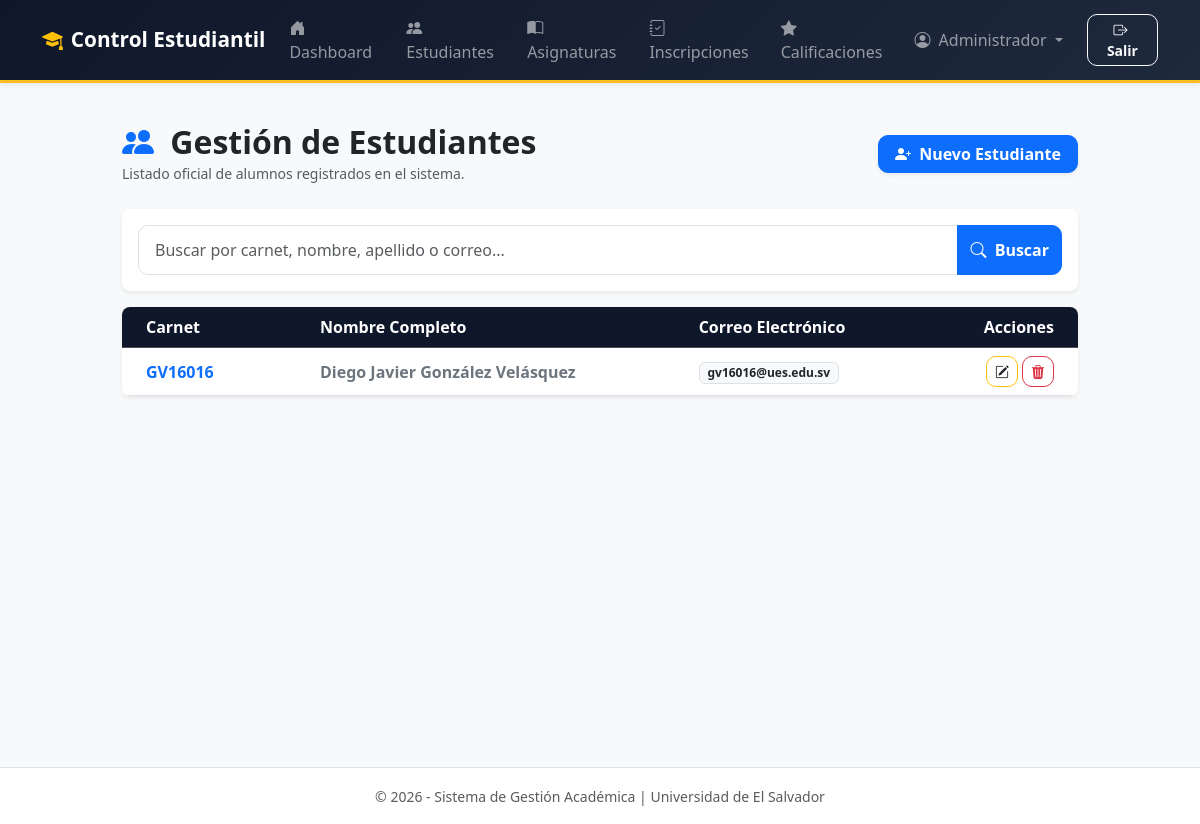
/estudiantes/ (signed in), run on an earlier commit of the app's database.
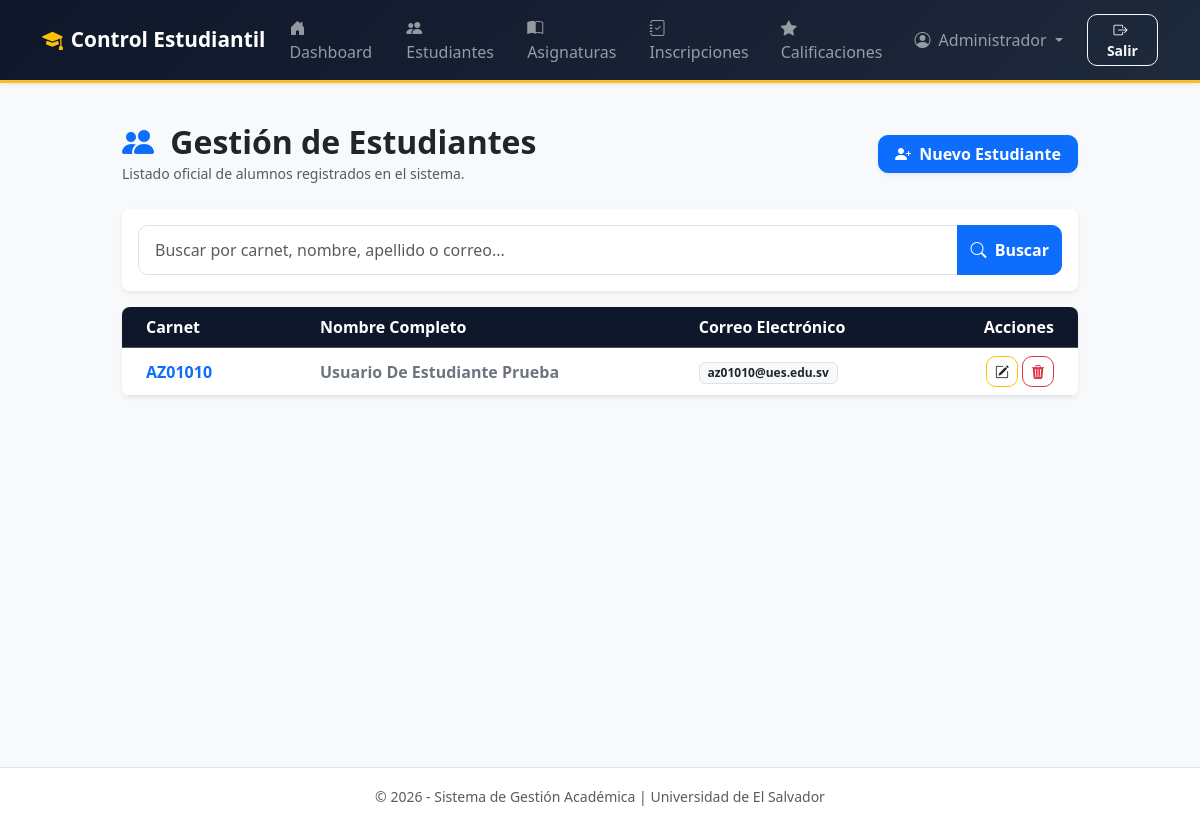
And on a later commit of the database.
### app/models/usuario.py (models this page shows)
class Usuario(db.Model, UserMixin):
    __tablename__ = 'usuarios'
    id = db.Column(
        db.Integer,
        primary_key=True
    )
    nombre = db.Column(
        db.String(100),
        nullable=False
    )
    correo = db.Column(
        db.String(120),
        nullable=False,
        unique=True
    )
    password = db.Column(
        db.String(255),
        nullable=False
    )
    activo = db.Column(
        db.Boolean,
        default=True
    )
    rol_id = db.Column(
        db.Integer,
        db.ForeignKey('roles.id'),
        nullable=False
    )
    estudiante = db.relationship(
        'Estudiante',
        backref='usuario',
        uselist=False
    )

### app/models/estudiante.py (models this page shows, shortened)
class Estudiante(db.Model):
    __tablename__ = 'estudiantes'
    id = db.Column(
        db.Integer,
        primary_key=True
    )
    carnet = db.Column(
        db.String(20),
        nullable=False,
        unique=True
    )
    nombres = db.Column(
        db.String(100),
        nullable=False
    )
    apellidos = db.Column(
        db.String(100),
        nullable=False
    )
    correo = db.Column(
        db.String(120),
        nullable=False,
        unique=True
    )
    usuario_id = db.Column(
        db.Integer,
        db.ForeignKey('usuarios.id'),
        nullable=True,
        unique=True
    )

### app/controllers/estudiante_controller.py (the view, shortened to what this page needs)
@estudiantes_bp.route('/')
@login_required
@rol_requerido(
    "Administrador",
    "Docente"
)
def lista():
    form = EstudianteForm()
    busqueda = request.args.get(
        'buscar',
        ''
    ).strip()
    estudiantes_query = Estudiante.query
    estudiantes = estudiantes_query.order_by(
        Estudiante.apellidos.asc()
    ).all()
    return render_template(
        'estudiantes/lista.html',
        estudiantes=estudiantes,
        form=form,
        busqueda=busqueda
    )

### app/forms/estudiante_form.py
class EstudianteForm(FlaskForm):
    carnet = StringField('Carnet', validators=[
        DataRequired(message="El carnet es obligatorio."),
        Length(min=3, max=20, message="El carnet debe tener entre 3 y 20 caracteres.")
    ])
    nombres = StringField('Nombres', validators=[
        DataRequired(message="Los nombres son obligatorios."),
        Length(max=100)
    ])
    apellidos = StringField('Apellidos', validators=[
        DataRequired(message="Los apellidos son obligatorios."),
        Length(max=100)
    ])
    correo = StringField('Correo Electrónico', validators=[
        DataRequired(message="El correo es obligatorio."),
        Email(message="Ingresa un correo electrónico válido."),
        Length(max=120)
    ])
    submit = SubmitField('Guardar Estudiante')

### app/controllers/permisos.py (called while the page is built, shortened)
def rol_requerido(*roles_permitidos):
    def decorador(func):
        @wraps(func)
        def envoltura(*args, **kwargs):
            return func(*args, **kwargs)
        return envoltura
    return decorador

### app/templates/estudiantes/lista.html (shortened to what this page needs)
{% extends "base.html" %}
{% block content %}
<div class="row justify-content-center">
    <div class="col-md-10">
        <div class="d-flex justify-content-between align-items-center mb-4">
            <div>
                <h2 class="fw-bold text-dark m-0">
                    <i class="bi bi-people-fill text-primary me-2"></i>
                    Gestión de Estudiantes
                </h2>
                <small class="text-muted">
                    Listado oficial de alumnos registrados en el sistema.
                </small>
            </div>
            {% if current_user.rol.nombre == 'Administrador' %}
            <button
                type="button"
                class="btn btn-primary shadow-sm fw-bold px-3"
                data-bs-toggle="modal"
                data-bs-target="#modalEstudiante">
                <i class="bi bi-person-plus-fill me-1"></i>
                Nuevo Estudiante
            </button>
            {% endif %}
        </div>
        <div class="card shadow-sm border-0 rounded-3 mb-3">
            <div class="card-body">
                <form
                    method="GET"
                    action="{{ url_for('estudiantes.lista') }}">
                    <div class="input-group">
                        <input
                            type="text"
                            name="buscar"
                            class="form-control"
                            placeholder="Buscar por carnet, nombre, apellido o correo..."
                            value="{{ busqueda }}">
                        <button
                            class="btn btn-primary"
                            type="submit">
                            <i class="bi bi-search me-1"></i>
                            Buscar
                        </button>
                    </div>
                </form>
            </div>
        </div>
        <div class="card shadow-sm border-0 rounded-3 overflow-hidden">
            <div class="card-body p-0">
                <div class="table-responsive">
                    <table class="table table-hover align-middle mb-0">
                        <thead class="table-dark">
                            <tr>
                                <th class="ps-4" style="width: 20%;">
                                    Carnet
                                </th>
                                <th style="width: 40%;">
                                    Nombre Completo
                                </th>
                                <th style="width: 30%;">
                                    Correo Electrónico
                                </th>
                                <th
                                    class="text-end pe-4"
                                    style="width: 10%;">
                                    Acciones
                                </th>
                            </tr>
                        </thead>
                        <tbody>
                            {% if estudiantes %}
                                {% for est in estudiantes %}
                                <tr>
                                    <td class="ps-4 fw-semibold text-primary">
                                        {{ est.carnet }}
                                    </td>
                                    <td class="fw-bold text-secondary">
                                        {{ est.nombres }}
                                        {{ est.apellidos }}
                                    </td>
                                    <td>
                                        <span class="badge bg-light text-dark border">
                                            {{ est.correo }}
                                        </span>
                                    </td>
                                    <td class="text-end pe-4">
                                        {% if current_user.rol.nombre == 'Administrador' %}
                                        <div class="d-flex justify-content-end gap-1">
                                            <a
                                                href="{{ url_for('estudiantes.editar', id=est.id) }}"
                                                class="btn btn-sm btn-outline-warning"
                                                title="Editar Estudiante">
                                                <i class="bi bi-pencil-square text-dark"></i>
                                            </a>
                                            <form
                                                action="{{ url_for('estudiantes.eliminar', id=est.id) }}"
                                                method="POST"
                                                class="d-inline"
                                                onsubmit="return confirm('¿Estás seguro de eliminar a este estudiante?');">
                                                <button
                                                    type="submit"
                                                    class="btn btn-sm btn-outline-danger"
                                                    title="Eliminar">
                                                    <i class="bi bi-trash3-fill"></i>
                                                </button>
                                            </form>
                                        </div>
                                        {% else %}
                                        <span class="text-muted small">
                                            Solo lectura
                                        </span>
                                        {% endif %}
                                    </td>
                                </tr>
                                {% endfor %}
                            {% endif %}
                        </tbody>
                    </table>
                </div>
            </div>
        </div>
    </div>
</div>
{% endblock %}

### app/templates/base.html (shortened to what this page needs)
<!DOCTYPE html>
<html lang="es">
<head>
    <link href="https://cdn.jsdelivr.net/npm/bootstrap@5.3.3/dist/css/bootstrap.min.css"
          rel="stylesheet">
    <link href="https://cdn.jsdelivr.net/npm/bootstrap-icons@1.10.5/font/bootstrap-icons.css"
          rel="stylesheet">
    <link rel="stylesheet"
          href="{{ url_for('static', filename='styles.css') }}?v=5.0">
</head>
<body class="d-flex flex-column min-vh-100 bg-light">
    <nav class="navbar navbar-expand-lg navbar-dark bg-dark shadow-sm">
        <div class="container">
            <a class="navbar-brand d-flex align-items-center"
               href="{{ url_for('auth.dashboard') if current_user.is_authenticated else url_for('auth.login') }}">
                <i class="bi bi-mortarboard-fill me-2 text-warning"></i>
                <strong>Control Estudiantil</strong>
            </a>
            <div class="collapse navbar-collapse" id="navbarNav">
                <ul class="navbar-nav ms-auto align-items-center">
                    {% if current_user.is_authenticated %}
                        <li class="nav-item me-3">
                            <a class="nav-link"
                               href="{{ url_for('auth.dashboard') }}">
                                <i class="bi bi-house-door-fill me-1"></i>
                                Dashboard
                            </a>
                        </li>
                        {% if current_user.rol.nombre in ['Administrador', 'Docente'] %}
                            <li class="nav-item me-3">
                                <a class="nav-link"
                                   href="{{ url_for('estudiantes.lista') }}">
                                    <i class="bi bi-people-fill me-1"></i>
                                    Estudiantes
                                </a>
                            </li>
                            <li class="nav-item me-3">
                                <a class="nav-link"
                                   href="{{ url_for('asignaturas.lista') }}">
                                    <i class="bi bi-book-half me-1"></i>
                                    Asignaturas
                                </a>
                            </li>
                            <li class="nav-item me-3">
                                <a class="nav-link"
                                   href="{{ url_for('inscripciones.lista') }}">
                                    <i class="bi bi-journal-check me-1"></i>
                                    Inscripciones
                                </a>
                            </li>
                            <li class="nav-item me-3">
                                <a class="nav-link"
                                   href="{{ url_for('calificaciones.lista') }}">
                                    <i class="bi bi-star-fill me-1"></i>
                                    Calificaciones
                                </a>
                            </li>
                        {% endif %}
                        <li class="nav-item dropdown me-3">
                            <a class="nav-link dropdown-toggle"
                               href="#"
                               role="button"
                               data-bs-toggle="dropdown">
                                <i class="bi bi-person-circle me-1"></i>
                                {{ current_user.nombre }}
                            </a>
                        </li>
                        <li class="nav-item">
                            <a class="btn btn-outline-light btn-sm px-3"
                               href="{{ url_for('auth.logout') }}">
                                <i class="bi bi-box-arrow-right me-1"></i>
                                Salir
                            </a>
                        </li>
                    {% endif %}
                </ul>
            </div>
        </div>
    </nav>
    <main class="main-content container-fluid px-3 px-lg-4 my-4 flex-grow-1">
        {% block content %}
        {% endblock %}
    </main>
    <footer class="bg-white border-top text-center py-3 text-muted mt-auto">
        <div class="container">
            <small>
                &copy; 2026 - Sistema de Gestión Académica |
                Universidad de El Salvador
            </small>
        </div>
    </footer>
</body>
</html>

### app/static/styles.css (style rules this page uses)
:root { --bg-principal: #f8fafc; --brand-dark: #0f172a; --brand-dark-2: #1e293b; --accent-gold: #fbbf24; --primary: #2563eb; --success: #10b981; --info: #06b6d4; --warning: #f59e0b; --danger: #ef4444; --text-primary: #0f172a; --text-secondary: #64748b; --border-color: #e2e8f0; --shadow-sm: 0 2px 8px rgba(15, 23, 42, 0.05); --shadow-md: 0 8px 24px rgba(15, 23, 42, 0.08); --shadow-lg: 0 16px 40px rgba(15, 23, 42, 0.12); --transition: all .25s ease; }
html, body { overflow-x: hidden; }
body { background-color: var(--bg-principal); font-family: 'Segoe UI', system-ui, sans-serif; color: var(--text-primary); }
*, *::before, *::after { box-sizing: border-box; }
.main-content { min-height: calc(100vh - 180px); }
.navbar { background: linear-gradient( 135deg, var(--brand-dark), var(--brand-dark-2) ) !important; border-bottom: 3px solid var(--accent-gold); box-shadow: var(--shadow-md); }
.navbar-brand { font-size: 1.3rem; font-weight: 700; }
.navbar .nav-link { border-radius: 10px; font-weight: 500; transition: var(--transition); }
.card { border: 1px solid var(--border-color); border-radius: 20px; background-color: #ffffff; box-shadow: var(--shadow-sm); }
.table-responsive { overflow-x: auto; -webkit-overflow-scrolling: touch; }
.table { margin-bottom: 0; min-width: 700px; }
.table thead th { background-color: var(--brand-dark); color: white; }
.btn { border-radius: 10px; font-weight: 600; transition: var(--transition); }
.form-control, .form-select { border-radius: 10px; padding: .75rem 1rem; }

What changed in the data, as far as the page shows it:
changed Estudiante: carnet "GV16016" → "AZ01010"; nombres "Diego Javier" → "Usuario De"; apellidos "González Velásquez" → "Estudiante Prueba"; correo "gv16016@ues.edu.sv" → "az01010@ues.edu.sv"
